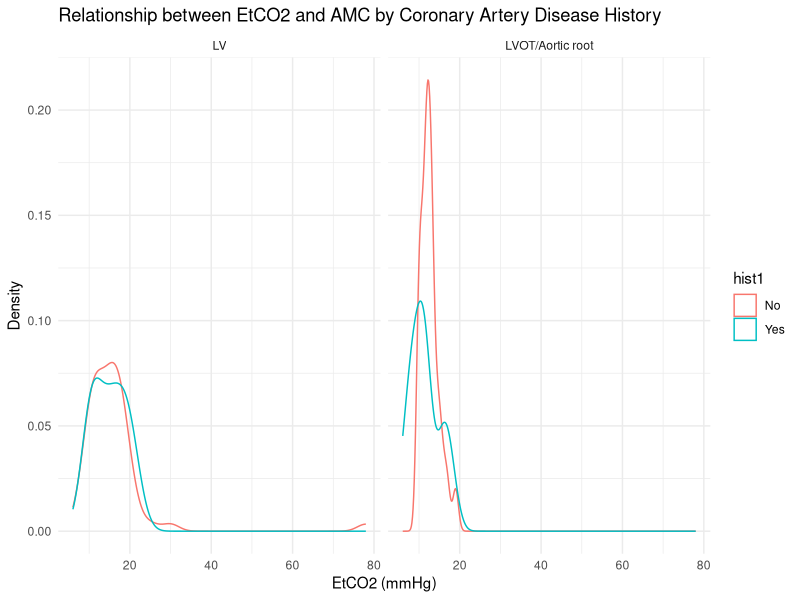
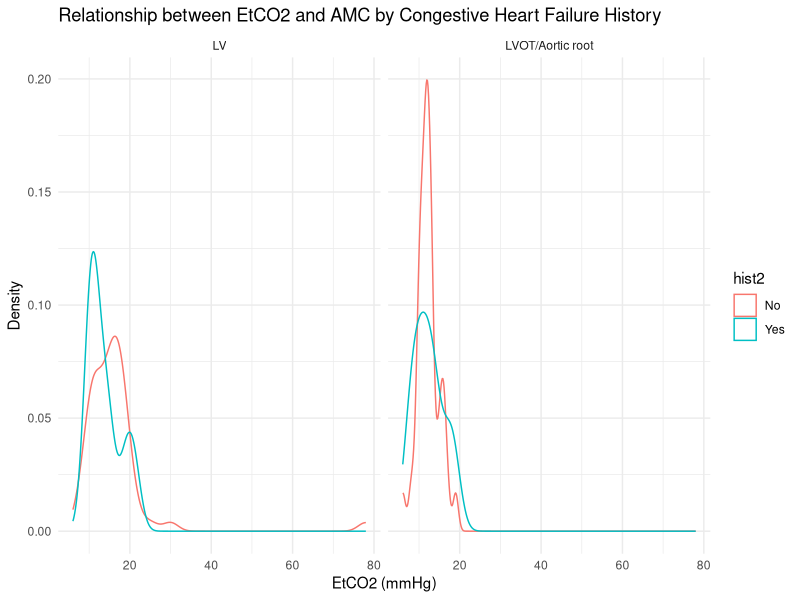
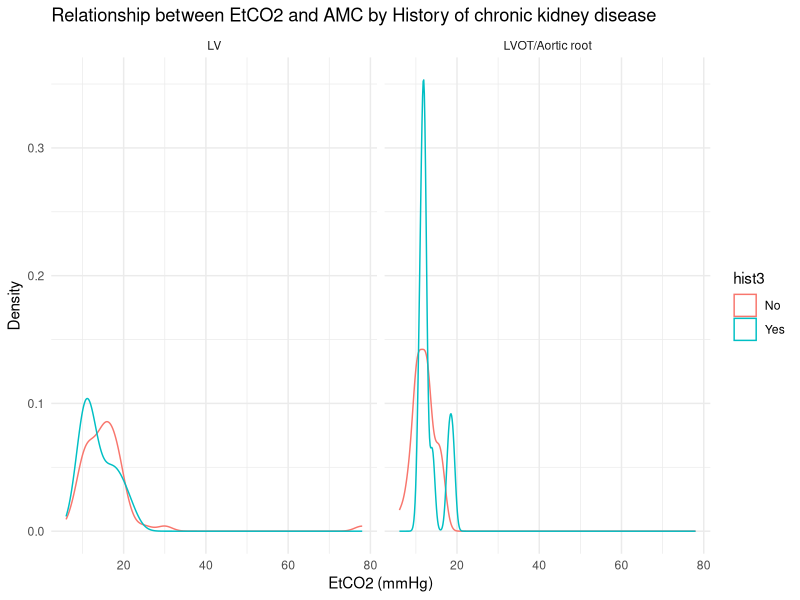
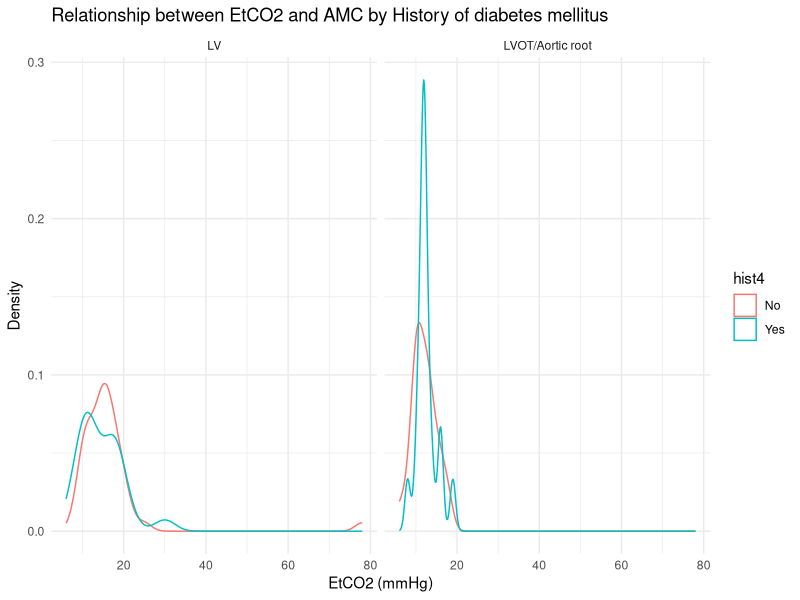
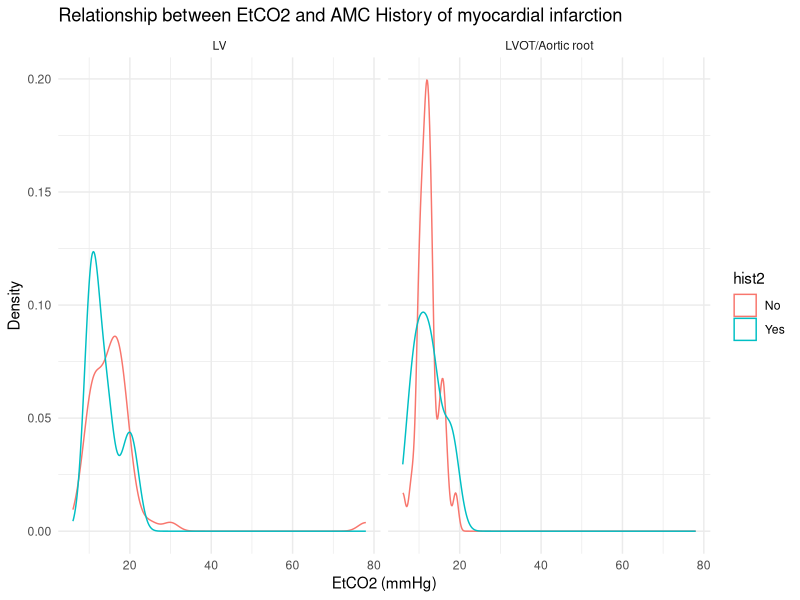

The R source for these figures, in order:
## ---- chunk 1
knitr::opts_chunk$set(echo = TRUE)
## ---- chunk 2
library(readxl)
data <- read_excel("cardiac_arrests.xlsx")

data[data == 9999] <- NA

data$race <- factor(data$race, levels = c(1, 2, 3, 4, 99), 
                    labels = c("White", "Black/African American", 
                               "Asian", "Latinx", "Other"))

data$amc <- factor(data$amc, levels = c(1, 2), 
                   labels = c("LV", "LVOT/Aortic root"))

data$op_level <- factor(data$op_level, levels = c(1, 2, 3, 99), 
                        labels = c("Attending physician", "Fellow", 
                                   "Resident", "Other"))

data$cpr_type <- factor(data$cpr_type, levels = c(1, 2, 3), 
                        labels = c("Manual", "Mechanical", "Alternating"))

data$hist1 <- factor(data$hist1, levels = c(0, 1), 
                     labels = c("No", "Yes"))

data$hist2 <- factor(data$hist2, levels = c(0, 1), 
                     labels = c("No", "Yes"))

data$hist3 <- factor(data$hist3, levels = c(0, 1), 
                     labels = c("No", "Yes"))

data$hist4 <- factor(data$hist4, levels = c(0, 1), 
                     labels = c("No", "Yes"))

data$hist5 <- factor(data$hist5, levels = c(0, 1), 
                     labels = c("No", "Yes"))

data$rosc <- factor(data$rosc, levels = c(0, 1), 
                    labels = c("No", "Yes"))

data$survival <- factor(data$survival, levels = c(0, 1), 
                        labels = c("No", "Yes"))

data$time_approx <- factor(data$time_approx, levels = c(0, 1), 
                           labels = c("Known", "Approximated"))

summary(data)
sum(is.na(data))
## ---- chunk 3
cleaned_data <- na.omit(data)

sum(is.na(cleaned_data))
## ---- chunk 4
interaction_model <- glm(amc ~ etco2 + etco2 * hist1 + etco2 * hist2 + etco2 * hist3 + 
                         etco2 * hist4 + etco2 * hist5, 
                         data = cleaned_data, family = binomial)

summary(interaction_model)
## ---- chunk 5
library(ggplot2)

# hist1
ggplot(cleaned_data, aes(x = etco2, color = hist1)) +
  geom_density() +
  facet_wrap(~ amc) +
  labs(title = "Relationship between EtCO2 and AMC by Coronary Artery Disease History",
       x = "EtCO2 (mmHg)", y = "Density") +
  theme_minimal()
## ---- chunk 6
# hist2
ggplot(cleaned_data, aes(x = etco2, color = hist2)) +
  geom_density() +
  facet_wrap(~ amc) +
  labs(title = "Relationship between EtCO2 and AMC by Congestive Heart Failure History",
       x = "EtCO2 (mmHg)", y = "Density") +
  theme_minimal()
## ---- chunk 7
# hist3
ggplot(cleaned_data, aes(x = etco2, color = hist3)) +
  geom_density() +
  facet_wrap(~ amc) +
  labs(title = "Relationship between EtCO2 and AMC by History of chronic kidney disease",
       x = "EtCO2 (mmHg)", y = "Density") +
  theme_minimal()
## ---- chunk 8
# hist4
ggplot(cleaned_data, aes(x = etco2, color = hist4)) +
  geom_density() +
  facet_wrap(~ amc) +
  labs(title = "Relationship between EtCO2 and AMC by History of diabetes mellitus",
       x = "EtCO2 (mmHg)", y = "Density") +
  theme_minimal()
## ---- chunk 9
# hist5
ggplot(cleaned_data, aes(x = etco2, color = hist2)) +
  geom_density() +
  facet_wrap(~ amc) +
  labs(title = "Relationship between EtCO2 and AMC History of myocardial infarction",
       x = "EtCO2 (mmHg)", y = "Density") +
  theme_minimal()
